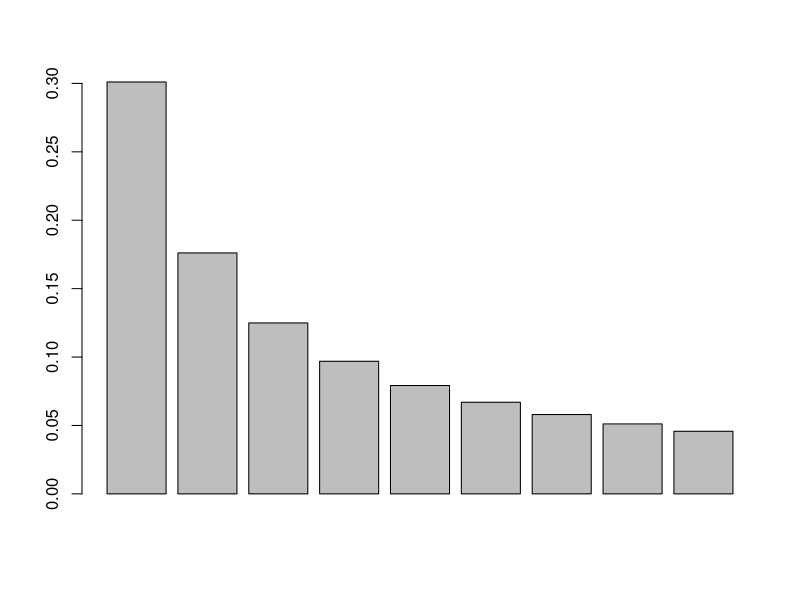
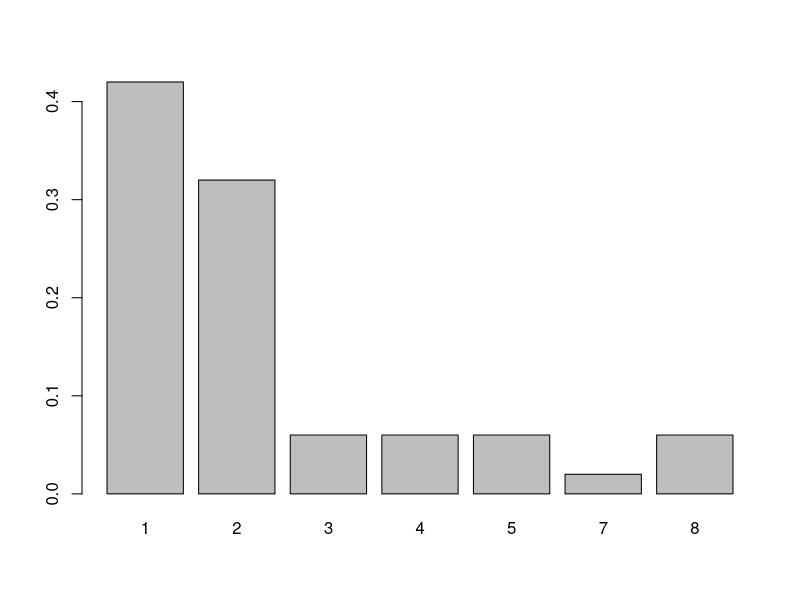

Reproduce these figures in R, in order.
###Benford's theoretical distribution
BenFord<-function(x){
  log10(1+1/x)
}
### Function that get first digit from a number k
GetFirstDigit <- function(k){ 
  as.numeric(head(strsplit(as.character(k),'')[[1]],n=1))
}

### check probability sum to 1
sum(BenFord(1:9))
### plot
barplot(BenFord(1:9))
### example with dataset "USArrests"
### Take Assault as example
head(USArrests)
l = unlist(USArrests["Assault"])
leadingnumbers = sapply(X = l,FUN = GetFirstDigit)
### prop.table is a way to get empirical distribution for these leadingnumbers
barplot(prop.table(table(leadingnumbers)))

### KLD function
### Note: Here the function does not take corner case into consideration.
###       For a complete KLD function, "P(X) = 0" or "Q(x) = 0" is the corner case
###       We may not need to consider that in this hw, 
###       but it is a good habit to design functions that can handle all cases, or return some error messages.
KLD<-function(P,Q){
  sum(sapply(1:9, function(x){ P(x)*(log10(P(x)) -log10(Q(x)))}))
}

